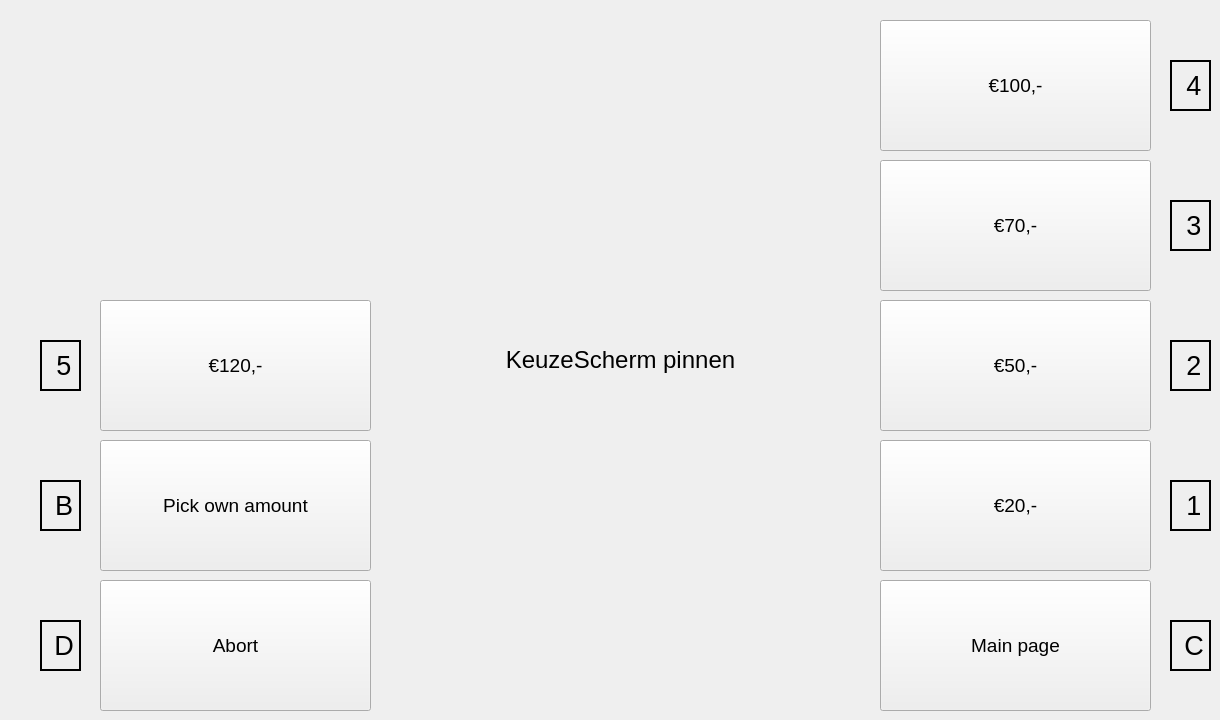
   <widget class="QWidget" name="pinKeuzeScherm">
    <widget class="QLabel" name="pinKeuze_label">
     <property name="geometry">
      <rect>
       <x>470</x>
       <y>340</y>
       <width>301</width>
       <height>41</height>
      </rect>
     </property>
     <property name="font">
      <font>
       <family>MS Shell Dlg 2</family>
       <pointsize>18</pointsize>
      </font>
     </property>
     <property name="text">
      <string>&lt;html&gt;&lt;head/&gt;&lt;body&gt;&lt;p align=&quot;center&quot;&gt;KeuzeScherm pinnen&lt;/p&gt;&lt;/body&gt;&lt;/html&gt;</string>
     </property>
    </widget>
    <widget class="QPushButton" name="pinKeuze_optie1_button">
     <property name="geometry">
      <rect>
       <x>880</x>
       <y>440</y>
       <width>271</width>
       <height>131</height>
      </rect>
     </property>
     <property name="sizePolicy">
      <sizepolicy hsizetype="Expanding" vsizetype="Expanding">
       <horstretch>0</horstretch>
       <verstretch>0</verstretch>
      </sizepolicy>
     </property>
     <property name="font">
      <font>
       <family>MS Shell Dlg 2</family>
       <pointsize>14</pointsize>
      </font>
     </property>
     <property name="text">
      <string>€20,-</string>
     </property>
    </widget>
    <widget class="QPushButton" name="pinKeuze_optie2_button">
     <property name="geometry">
      <rect>
       <x>880</x>
       <y>300</y>
       <width>271</width>
       <height>131</height>
      </rect>
     </property>
     <property name="sizePolicy">
      <sizepolicy hsizetype="Expanding" vsizetype="Expanding">
       <horstretch>0</horstretch>
       <verstretch>0</verstretch>
      </sizepolicy>
     </property>
     <property name="font">
      <font>
       <family>MS Shell Dlg 2</family>
       <pointsize>14</pointsize>
      </font>
     </property>
     <property name="text">
      <string>€50,-</string>
     </property>
    </widget>
    <widget class="QPushButton" name="pinKeuze_optie3_button">
     <property name="geometry">
      <rect>
       <x>880</x>
       <y>160</y>
       <width>271</width>
       <height>131</height>
      </rect>
     </property>
     <property name="sizePolicy">
      <sizepolicy hsizetype="Expanding" vsizetype="Expanding">
       <horstretch>0</horstretch>
       <verstretch>0</verstretch>
      </sizepolicy>
     </property>
     <property name="font">
      <font>
       <family>MS Shell Dlg 2</family>
       <pointsize>14</pointsize>
      </font>
     </property>
     <property name="text">
      <string>€70,-</string>
     </property>
    </widget>
    <widget class="QPushButton" name="pinKeuze_optie4_button">
     <property name="geometry">
      <rect>
       <x>880</x>
       <y>20</y>
       <width>271</width>
       <height>131</height>
      </rect>
     </property>
     <property name="sizePolicy">
      <sizepolicy hsizetype="Expanding" vsizetype="Expanding">
       <horstretch>0</horstretch>
       <verstretch>0</verstretch>
      </sizepolicy>
     </property>
     <property name="font">
      <font>
       <family>MS Shell Dlg 2</family>
       <pointsize>14</pointsize>
      </font>
     </property>
     <property name="text">
      <string>€100,-</string>
     </property>
    </widget>
    <widget class="QPushButton" name="pinKeuze_optie5_button">
     <property name="geometry">
      <rect>
       <x>100</x>
       <y>300</y>
       <width>271</width>
       <height>131</height>
      </rect>
     </property>
     <property name="sizePolicy">
      <sizepolicy hsizetype="Expanding" vsizetype="Expanding">
       <horstretch>0</horstretch>
       <verstretch>0</verstretch>
      </sizepolicy>
     </property>
     <property name="font">
      <font>
       <family>MS Shell Dlg 2</family>
       <pointsize>14</pointsize>
      </font>
     </property>
     <property name="text">
      <string>€120,-</string>
     </property>
    </widget>
    <widget class="QPushButton" name="pinKeuze_zelfBedragKiezen_button">
     <property name="geometry">
      <rect>
       <x>100</x>
       <y>440</y>
       <width>271</width>
       <height>131</height>
      </rect>
     </property>
     <property name="sizePolicy">
      <sizepolicy hsizetype="Expanding" vsizetype="Expanding">
       <horstretch>0</horstretch>
       <verstretch>0</verstretch>
      </sizepolicy>
     </property>
     <property name="font">
      <font>
       <family>MS Shell Dlg 2</family>
       <pointsize>14</pointsize>
      </font>
     </property>
     <property name="text">
      <string>Pick own amount</string>
     </property>
    </widget>
    <widget class="QPushButton" name="pinKeuze_welkom_button">
     <property name="geometry">
      <rect>
       <x>100</x>
       <y>580</y>
       <width>271</width>
       <height>131</height>
      </rect>
     </property>
     <property name="sizePolicy">
      <sizepolicy hsizetype="Expanding" vsizetype="Expanding">
       <horstretch>0</horstretch>
       <verstretch>0</verstretch>
      </sizepolicy>
     </property>
     <property name="font">
      <font>
       <family>MS Shell Dlg 2</family>
       <pointsize>14</pointsize>
      </font>
     </property>
     <property name="text">
      <string>Abort</string>
     </property>
    </widget>
    <widget class="QPushButton" name="pinKeuze_hoofd_button">
     <property name="geometry">
      <rect>
       <x>880</x>
       <y>580</y>
       <width>271</width>
       <height>131</height>
      </rect>
     </property>
     <property name="sizePolicy">
      <sizepolicy hsizetype="Expanding" vsizetype="Expanding">
       <horstretch>0</horstretch>
       <verstretch>0</verstretch>
      </sizepolicy>
     </property>
     <property name="font">
      <font>
       <family>MS Shell Dlg 2</family>
       <pointsize>14</pointsize>
      </font>
     </property>
     <property name="text">
      <string>Main page</string>
     </property>
    </widget>
    <widget class="QLabel" name="pinKeuze_logo">
     <property name="geometry">
      <rect>
       <x>30</x>
       <y>20</y>
       <width>211</width>
       <height>201</height>
      </rect>
     </property>
     <property name="text">
      <string/>
     </property>
     <property name="pixmap">
      <pixmap>../../../plaatjes/ANVI_LOGO_200PIX.png</pixmap>
     </property>
     <property name="scaledContents">
      <bool>true</bool>
     </property>
    </widget>
    <widget class="QLabel" name="pinKeuze_optie4_label">
     <property name="geometry">
      <rect>
       <x>1170</x>
       <y>60</y>
       <width>41</width>
       <height>51</height>
      </rect>
     </property>
     <property name="font">
      <font>
       <pointsize>20</pointsize>
      </font>
     </property>
     <property name="frameShape">
      <enum>QFrame::Box</enum>
     </property>
     <property name="frameShadow">
      <enum>QFrame::Plain</enum>
     </property>
     <property name="lineWidth">
      <number>2</number>
     </property>
     <property name="text">
      <string>&lt;html&gt;&lt;head/&gt;&lt;body&gt;&lt;p align=&quot;center&quot;&gt;4&lt;/p&gt;&lt;/body&gt;&lt;/html&gt;</string>
     </property>
    </widget>
    <widget class="QLabel" name="pinKeuze_optie3_label">
     <property name="geometry">
      <rect>
       <x>1170</x>
       <y>200</y>
       <width>41</width>
       <height>51</height>
      </rect>
     </property>
     <property name="font">
      <font>
       <pointsize>20</pointsize>
      </font>
     </property>
     <property name="frameShape">
      <enum>QFrame::Box</enum>
     </property>
     <property name="frameShadow">
      <enum>QFrame::Plain</enum>
     </property>
     <property name="lineWidth">
      <number>2</number>
     </property>
     <property name="text">
      <string>&lt;html&gt;&lt;head/&gt;&lt;body&gt;&lt;p align=&quot;center&quot;&gt;3&lt;/p&gt;&lt;/body&gt;&lt;/html&gt;</string>
     </property>
    </widget>
    <widget class="QLabel" name="pinKeuze_optie2_label">
     <property name="geometry">
      <rect>
       <x>1170</x>
       <y>340</y>
       <width>41</width>
       <height>51</height>
      </rect>
     </property>
     <property name="font">
      <font>
       <pointsize>20</pointsize>
      </font>
     </property>
     <property name="frameShape">
      <enum>QFrame::Box</enum>
     </property>
     <property name="frameShadow">
      <enum>QFrame::Plain</enum>
     </property>
     <property name="lineWidth">
      <number>2</number>
     </property>
     <property name="text">
      <string>&lt;html&gt;&lt;head/&gt;&lt;body&gt;&lt;p align=&quot;center&quot;&gt;2&lt;/p&gt;&lt;/body&gt;&lt;/html&gt;</string>
     </property>
    </widget>
    <widget class="QLabel" name="pinKeuze_optie1_label">
     <property name="geometry">
      <rect>
       <x>1170</x>
       <y>480</y>
       <width>41</width>
       <height>51</height>
      </rect>
     </property>
     <property name="font">
      <font>
       <pointsize>20</pointsize>
      </font>
     </property>
     <property name="frameShape">
      <enum>QFrame::Box</enum>
     </property>
     <property name="frameShadow">
      <enum>QFrame::Plain</enum>
     </property>
     <property name="lineWidth">
      <number>2</number>
     </property>
     <property name="text">
      <string>&lt;html&gt;&lt;head/&gt;&lt;body&gt;&lt;p align=&quot;center&quot;&gt;1&lt;/p&gt;&lt;/body&gt;&lt;/html&gt;</string>
     </property>
    </widget>
    <widget class="QLabel" name="pinKeuze_hoofd_label">
     <property name="geometry">
      <rect>
       <x>1170</x>
       <y>620</y>
       <width>41</width>
       <height>51</height>
      </rect>
     </property>
     <property name="font">
      <font>
       <pointsize>20</pointsize>
      </font>
     </property>
     <property name="frameShape">
      <enum>QFrame::Box</enum>
     </property>
     <property name="frameShadow">
      <enum>QFrame::Plain</enum>
     </property>
     <property name="lineWidth">
      <number>2</number>
     </property>
     <property name="text">
      <string>&lt;html&gt;&lt;head/&gt;&lt;body&gt;&lt;p align=&quot;center&quot;&gt;C&lt;/p&gt;&lt;/body&gt;&lt;/html&gt;</string>
     </property>
    </widget>
    <widget class="QLabel" name="pinKeuze_optie5_label">
     <property name="geometry">
      <rect>
       <x>40</x>
       <y>340</y>
       <width>41</width>
       <height>51</height>
      </rect>
     </property>
     <property name="font">
      <font>
       <pointsize>20</pointsize>
      </font>
     </property>
     <property name="frameShape">
      <enum>QFrame::Box</enum>
     </property>
     <property name="frameShadow">
      <enum>QFrame::Plain</enum>
     </property>
     <property name="lineWidth">
      <number>2</number>
     </property>
     <property name="text">
      <string>&lt;html&gt;&lt;head/&gt;&lt;body&gt;&lt;p align=&quot;center&quot;&gt;5&lt;/p&gt;&lt;/body&gt;&lt;/html&gt;</string>
     </property>
    </widget>
    <widget class="QLabel" name="pinKeuze_zelfBedragKiezen_label">
     <property name="geometry">
      <rect>
       <x>40</x>
       <y>480</y>
       <width>41</width>
       <height>51</height>
      </rect>
     </property>
     <property name="font">
      <font>
       <pointsize>20</pointsize>
      </font>
     </property>
     <property name="frameShape">
      <enum>QFrame::Box</enum>
     </property>
     <property name="frameShadow">
      <enum>QFrame::Plain</enum>
     </property>
     <property name="lineWidth">
      <number>2</number>
     </property>
     <property name="text">
      <string>&lt;html&gt;&lt;head/&gt;&lt;body&gt;&lt;p align=&quot;center&quot;&gt;B&lt;/p&gt;&lt;/body&gt;&lt;/html&gt;</string>
     </property>
    </widget>
    <widget class="QLabel" name="pinKeuze_welkom_label">
     <property name="geometry">
      <rect>
       <x>40</x>
       <y>620</y>
       <width>41</width>
       <height>51</height>
      </rect>
     </property>
     <property name="font">
      <font>
       <pointsize>20</pointsize>
      </font>
     </property>
     <property name="frameShape">
      <enum>QFrame::Box</enum>
     </property>
     <property name="frameShadow">
      <enum>QFrame::Plain</enum>
     </property>
     <property name="lineWidth">
      <number>2</number>
     </property>
     <property name="text">
      <string>&lt;html&gt;&lt;head/&gt;&lt;body&gt;&lt;p align=&quot;center&quot;&gt;D&lt;/p&gt;&lt;/body&gt;&lt;/html&gt;</string>
     </property>
    </widget>
   </widget>
